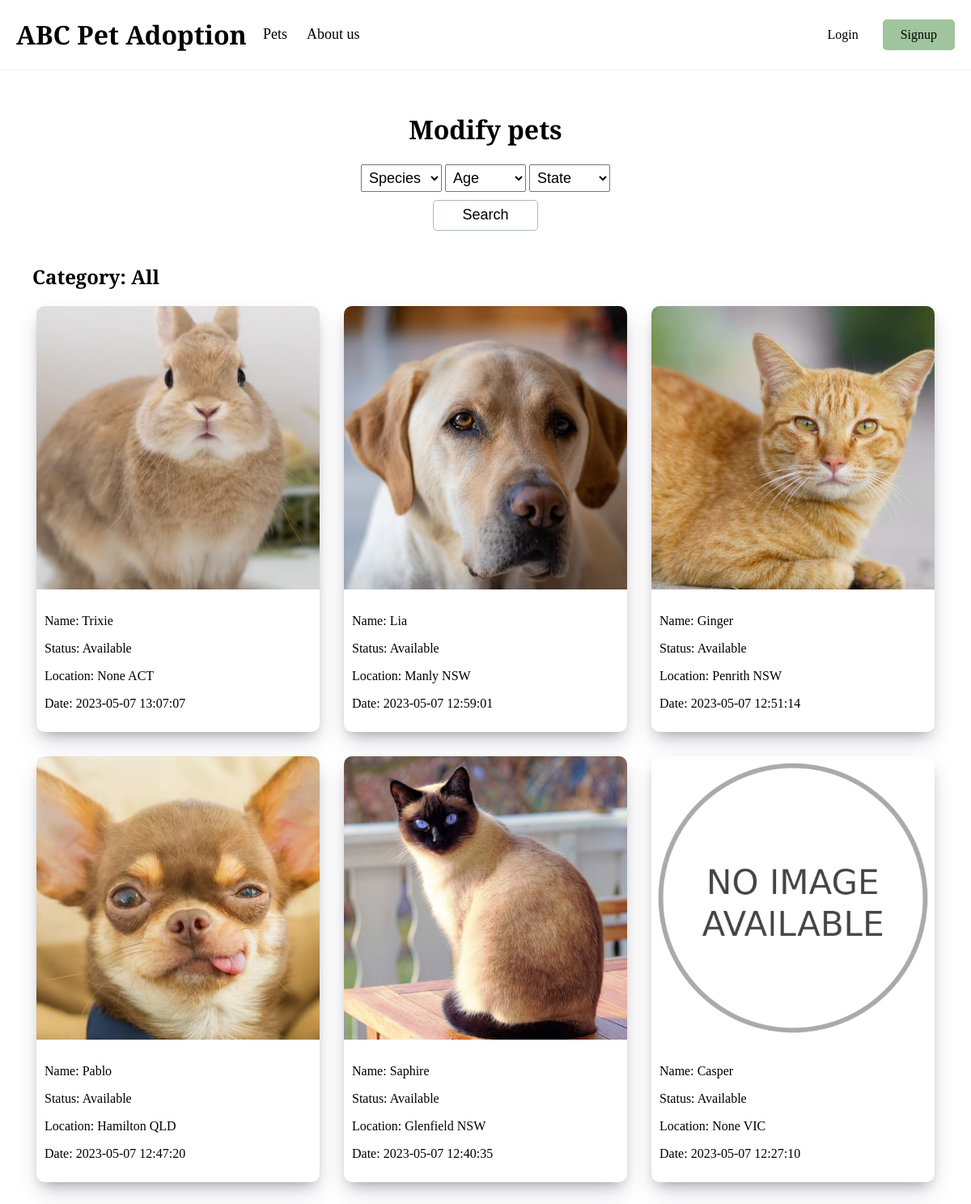
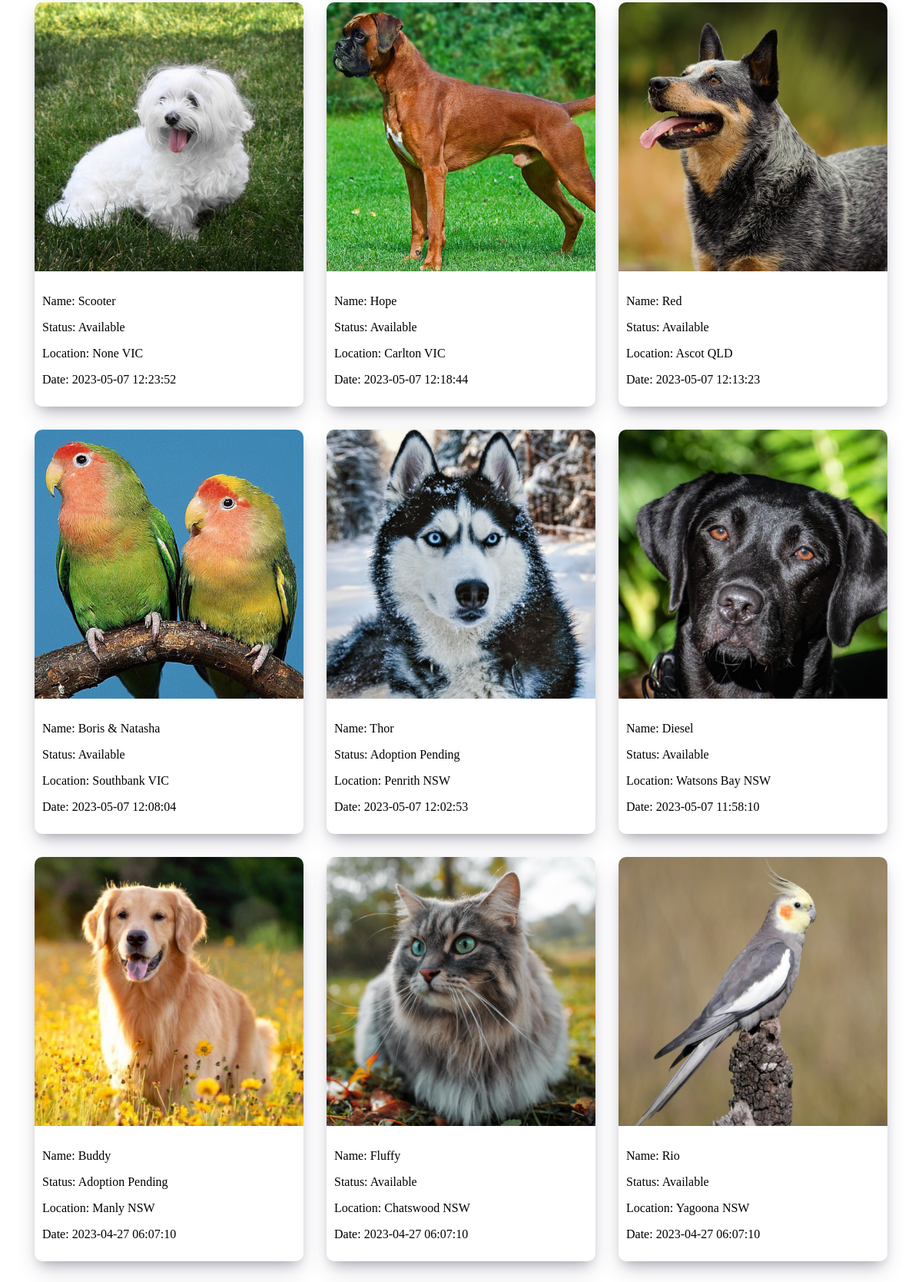
The app's page /pet-list (upper part) with its own data (2 pictures, top to bottom).
### SEF/models.py (models this page shows, shortened)
class Pet(models.Model):
    name = models.CharField(max_length=100)
    species = models.CharField(max_length=100)
    breed = models.CharField(max_length=100)
    age = models.PositiveIntegerField()
    gender = models.CharField(max_length=50)
    description = models.CharField(max_length=500)
    image_path = models.CharField(max_length=100)
    status = models.CharField(max_length=100)
    suburb = models.CharField(max_length=100)
    state = models.CharField(max_length=100)
    fee = models.PositiveIntegerField()
    date_added = models.CharField(max_length=100)

### SEF/views.py (the view, shortened to what this page needs)
# urls.py: path("pet-list", views.pet_list),
def pet_list(request):
    pets = []
    category = 'All'
    try:
        if 'specie' in request.GET:
            pets = Pet.objects.all().filter(species=request.GET["specie"].title()).order_by("-date_added").values()
            category = request.GET["specie"].title()
        elif 'state' in request.GET:
            pets = Pet.objects.all().filter(state=request.GET["state"].upper()).order_by("-date_added").values()
            category = request.GET["state"].upper()
        elif 'gender' in request.GET:
            pets = Pet.objects.all().filter(gender=request.GET["gender"].title()).order_by("-date_added").values()
            category = request.GET["gender"].title()
        else:
            pets = Pet.objects.all().order_by("-date_added").values()
        return render(
            request,
            'pet-list.html',
            context={
                'pets': pets,
                'category': f"Category: {category}"
            }
        )
    except:
        pets = Pet.objects.all().order_by("-date_added").values()
        return render(
            request,
            'pet-list.html',
            context={
                'pets': pets,
                'category': f"Category: {category}"
            }
        )

### SEF/templates/pet-list.html (shortened to what this page needs)
<!DOCTYPE html>
<html lang="en">
<head>
    {% load static %}
    <link rel="stylesheet" type="text/css" href="{% static 'css/master.css' %}">
    <link rel="stylesheet" type="text/css" href="{% static 'css/Kiyo.css' %}">
</head>
<body>
    {% include 'layout/header.html' %}
    <div id="pet-list-main">
        <form action="/search-pet" method="POST" id="search-pet" style="padding: 20px;">
            <h1>Modify pets</h1>
            <div>
                <select name="species" id="species">
                    <option selected="true" disabled="disabled">Species</option>
                </select>
                <select name="age" id="age" required>
                    <option selected="true" disabled="disabled">Age</option>
                </select>
                <select name="state" id="state" required>
                    <option selected="true" disabled="disabled">State</option>
                </select>
            </div>
            <button id="submit" type="submit">Search</button>
        </form>
        <h2 style="padding-left: 30px;">{{ category }}</h2>
        {% include 'components/pet-list-home.html' %}
    </div>
</body>
</html>

### SEF/templates/components/pet-list-home.html
<div id="pets">
    {% if not pets %}
        <h1>No result found.</h1>
    {% else %}
        {% for pet in pets %}
        <a href="/pet-detail?pet_id={{ pet.id }}" id="pet-box">
            <div id="pet-img">
                <img src="static/{{ pet.image_path }}" alt="{{ pet.name }} image">
            </div>
            <div id="pet-feature">
                <p>Name: {{ pet.name }}</p>
                <p>Status: {{ pet.status }}</p>
                <p>Location: {{ pet.suburb }} {{ pet.state }}
                <p>Date: {{ pet.date_added }}</p>
            </div>
        </a>
        {% endfor %}
    {% endif %}
</div>

### SEF/static/css/master.css (style rules this page uses)
html, body { font-family: 'Young Serif', serif; margin: 0; padding: 0; }

### SEF/static/css/Kiyo.css (style rules this page uses)
#search-pet { display: flex; flex-direction: column; justify-content: center; align-items: center; }
#search-pet select { width: 100px; height: 34px; padding: 3px 5px; font-size: 18px; cursor: pointer; }
#submit { margin-top: 10px; width: 130px; height: 38px; border-radius: 5px; border: 1px solid #A0C49D; background-color: white; cursor: pointer; font-size: 18px; }
#pets { width: 100%; display: grid; grid-template-columns: auto auto auto; flex-direction: row; justify-content: center; align-items: center; gap: 30px; }
#pet-box { width: 100%; height: 100%; display: flex; flex-direction: column; box-shadow: rgba(50, 50, 93, 0.25) 0px 13px 27px -5px, rgba(0, 0, 0, 0.3) 0px 8px 16px -8px; text-decoration: none; border-radius: 10px; color: black; overflow: hidden; }
#pet-img img { width: 350px; }
#pet-feature { padding: 10px; }
#pet-list-main { padding: 10px; }

### records on screen
Pet: image_path (picture), name "Trixie", status "Available", suburb "None", state "ACT", date_added "2023-05-07 13:07:07"
Pet: image_path (picture), name "Lia", status "Available", suburb "Manly", state "NSW", date_added "2023-05-07 12:59:01"
Pet: image_path (picture), name "Ginger", status "Available", suburb "Penrith", state "NSW", date_added "2023-05-07 12:51:14"
Pet: image_path (picture), name "Pablo", status "Available", suburb "Hamilton", state "QLD", date_added "2023-05-07 12:47:20"
Pet: image_path (picture), name "Saphire", status "Available", suburb "Glenfield", state "NSW", date_added "2023-05-07 12:40:35"
Pet: image_path (placeholder picture), name "Casper", status "Available", suburb "None", state "VIC", date_added "2023-05-07 12:27:10"
Pet: image_path (picture), name "Scooter", status "Available", suburb "None", state "VIC", date_added "2023-05-07 12:23:52"
Pet: image_path (picture), name "Hope", status "Available", suburb "Carlton", state "VIC", date_added "2023-05-07 12:18:44"
Pet: image_path (picture), name "Red", status "Available", suburb "Ascot", state "QLD", date_added "2023-05-07 12:13:23"
Pet: image_path (picture), name "Boris & Natasha", status "Available", suburb "Southbank", state "VIC", date_added "2023-05-07 12:08:04"
Pet: image_path (picture), name "Thor", status "Adoption Pending", suburb "Penrith", state "NSW", date_added "2023-05-07 12:02:53"
Pet: image_path (picture), name "Diesel", status "Available", suburb "Watsons Bay", state "NSW", date_added "2023-05-07 11:58:10"
Pet: image_path (picture), name "Buddy", status "Adoption Pending", suburb "Manly", state "NSW", date_added "2023-04-27 06:07:10"
Pet: image_path (picture), name "Fluffy", status "Available", suburb "Chatswood", state "NSW", date_added "2023-04-27 06:07:10"
Pet: image_path (picture), name "Rio", status "Available", suburb "Yagoona", state "NSW", date_added "2023-04-27 06:07:10"

### other values on screen
{{ category }} "Category: All"
